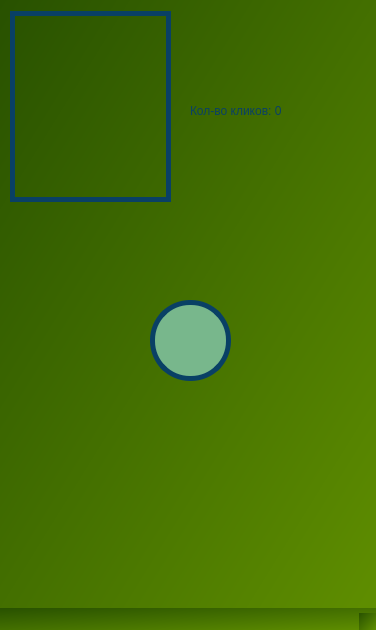
<?xml version="1.0" encoding="UTF-8"?>
<ui version="4.0">
 <class>MainWindow</class>
 <widget class="QMainWindow" name="MainWindow">
  <property name="geometry">
   <rect>
    <x>0</x>
    <y>0</y>
    <width>376</width>
    <height>630</height>
   </rect>
  </property>
  <property name="windowTitle">
   <string>MainWindow</string>
  </property>
  <property name="styleSheet">
   <string notr="true">background: qlineargradient(spread:reflect, x1:0, y1:0, x2:1, y2:1, stop:0 rgba(40, 81, 0, 255), stop:1 rgba(95, 142, 0, 255))</string>
  </property>
  <widget class="QWidget" name="centralwidget">
   <widget class="QPushButton" name="ClickButton">
    <property name="geometry">
     <rect>
      <x>150</x>
      <y>300</y>
      <width>81</width>
      <height>81</height>
     </rect>
    </property>
    <property name="styleSheet">
     <string notr="true">QPushButton {
	background-color: #78B78C;
	border-radius: 40px;
	border: 5px solid #094065;
}

QPushButton:hover {
	background-color: #609270;
}</string>
    </property>
    <property name="text">
     <string/>
    </property>
   </widget>
   <widget class="QLabel" name="label">
    <property name="geometry">
     <rect>
      <x>190</x>
      <y>90</y>
      <width>181</width>
      <height>41</height>
     </rect>
    </property>
    <property name="styleSheet">
     <string notr="true">background-color: rgba(0, 0, 0, 0);
color: #094065;
font: 75 12pt &quot;MS Shell Dlg 2&quot;;
</string>
    </property>
    <property name="text">
     <string>Кол-во кликов: 0</string>
    </property>
   </widget>
   <widget class="QTableWidget" name="tableWidget">
    <property name="geometry">
     <rect>
      <x>10</x>
      <y>11</y>
      <width>161</width>
      <height>191</height>
     </rect>
    </property>
    <property name="styleSheet">
     <string notr="true">background-color: rgba(0, 0, 0, 0);
border: 5px solid #094065;</string>
    </property>
   </widget>
  </widget>
  <widget class="QMenuBar" name="menubar">
   <property name="geometry">
    <rect>
     <x>0</x>
     <y>0</y>
     <width>376</width>
     <height>21</height>
    </rect>
   </property>
  </widget>
  <widget class="QStatusBar" name="statusbar"/>
 </widget>
 <resources/>
 <connections/>
</ui>
